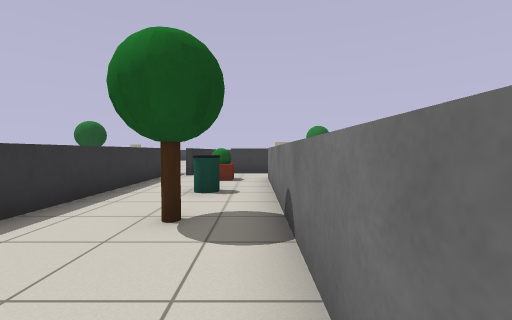
View 1 (above)

20 first-person views from a walk through a Gazebo world. The camera is 0.9 m above the floor, tilts 2° down and sees 90° across. The floor is counted in squares, 1 m on a side. Each view is taken from the middle of a square. On the plan, view 1 faces up. The plan holds only what a view shows up to about 10 squares ahead; the rest is blank.

View 2
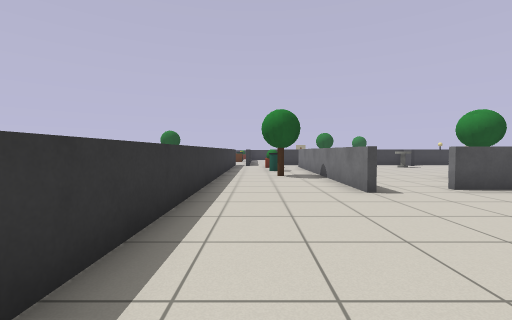

View 3
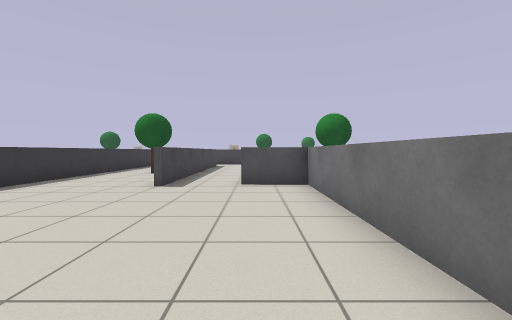

View 4
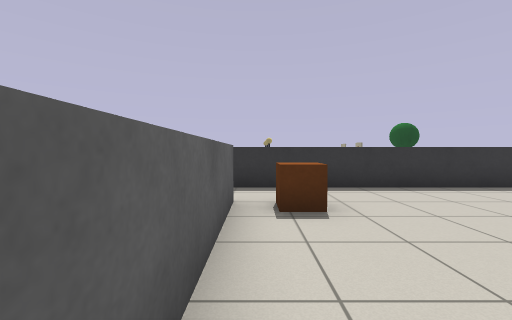

View 5
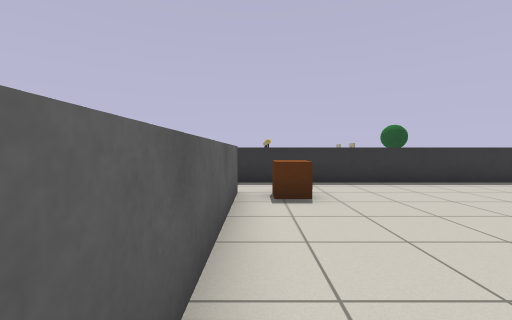

View 6
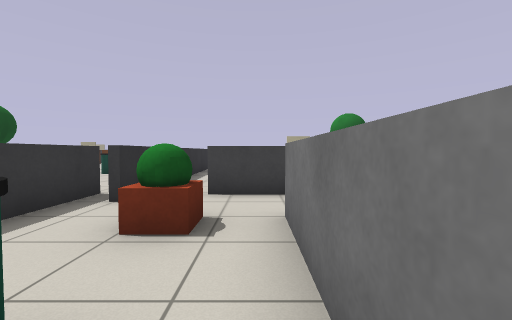

View 7
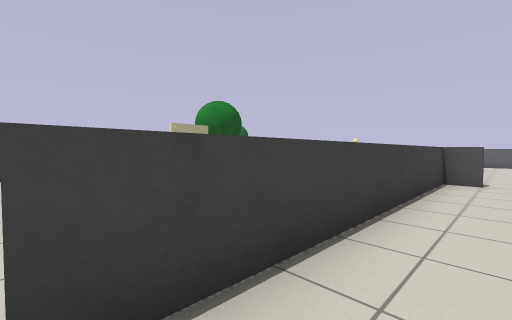

View 8
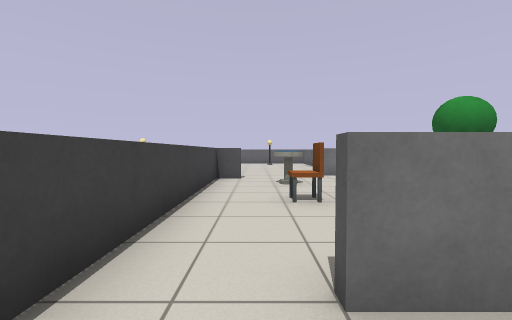

View 9
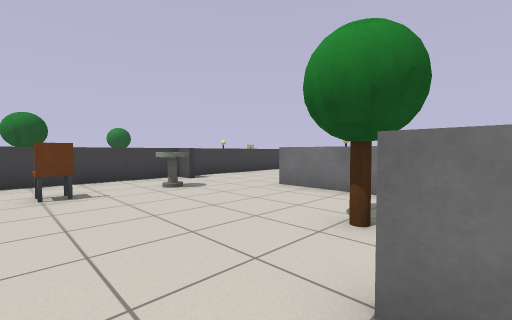

View 10
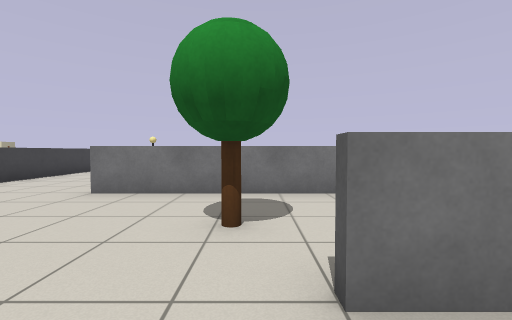

View 11
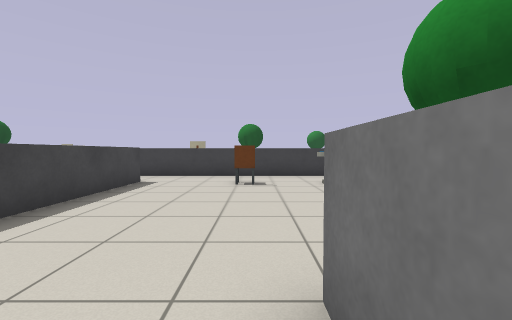

View 12
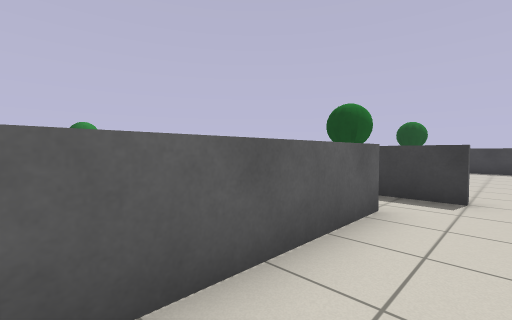

View 13
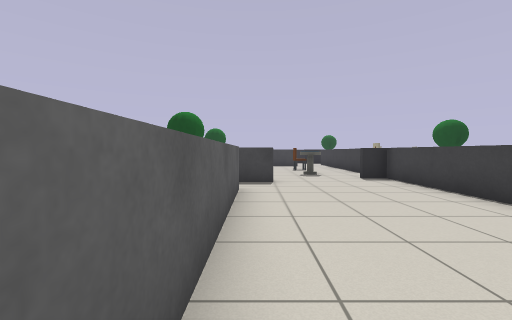

View 14
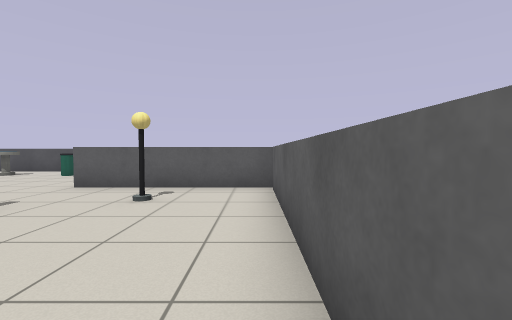

View 15
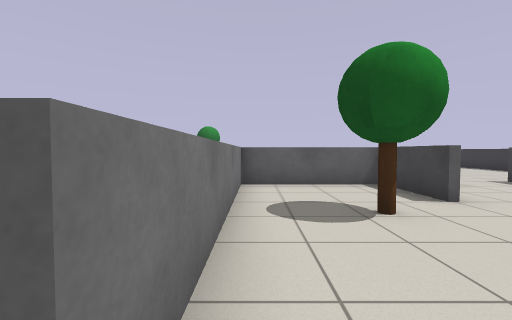

View 16
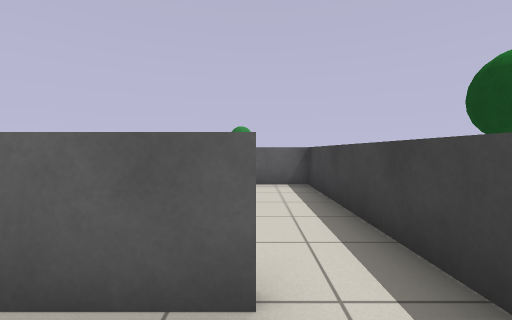

View 17
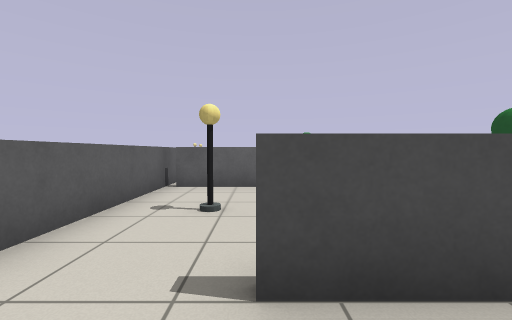

View 18
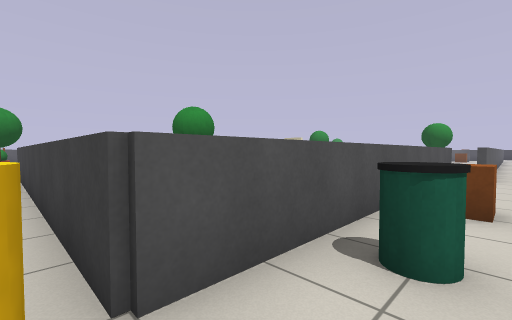

View 19
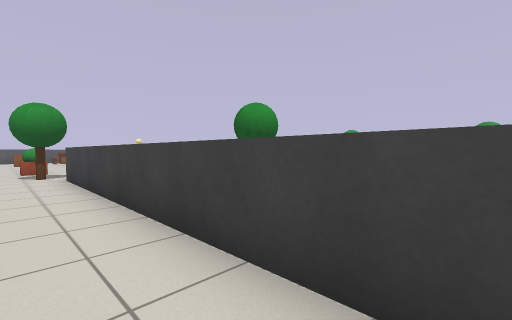

View 20
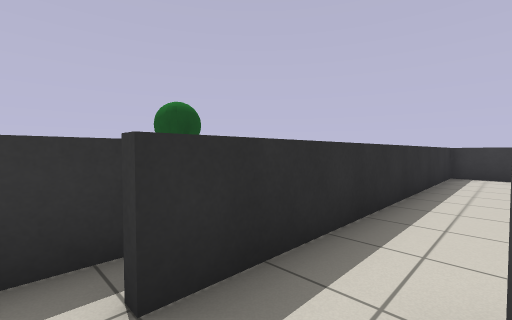

### Floor plan
Ten units are one square. View 1 is at (0, 0); x grows to the right and y downward. Boxes are objects, and circles mark ways between rooms. Rooms are numbered by the first view taken in them; rooms with no view inside come last. Other rooms are left out.
<svg viewBox="-100 -220 320 301">
<path fill="none" stroke="#000" d="M4 5 4 -85M6 -5 6 5M44 56 44 1M-15 74 36 74M15 -103 -10 -103M-33 -105 -33 76M44 1 25 1M86 -66 86 -50M99 -56 170 -56M46 -25 46 -8M44 -14 44 -25M84 0 84 -66M130 -103 15 -103M6 -85 6 -5M173 -46 173 -95M44 -1 100 -1M-26 -95 -26 -196 72 -196M173 -95 173 -105M-35 -66 -35 -104M134 -105 150 -105"/>
<rect x="-25" y="-45" width="20" height="20" fill="#bbb"><title>tree</title></rect>
<rect x="-15" y="55" width="10" height="10" fill="#bbb"><title>crate</title></rect>
<rect x="-15" y="-65" width="10" height="10" fill="#bbb"><title>bin</title></rect>
<rect x="-15" y="-85" width="10" height="10" fill="#bbb"><title>plant</title></rect>
<rect x="35" y="-85" width="10" height="10" fill="#bbb"><title>chair</title></rect>
<rect x="55" y="-45" width="20" height="20" fill="#bbb"><title>tree</title></rect>
<rect x="55" y="-85" width="10" height="10" fill="#bbb"><title>other object</title></rect>
<rect x="155" y="-85" width="10" height="10" fill="#bbb"><title>other object</title></rect>
<rect x="-95" y="-135" width="20" height="20" fill="#bbb"><title>tree</title></rect>
<rect x="-45" y="-155" width="20" height="10" fill="#bbb"><title>crate</title></rect>
<rect x="-45" y="-185" width="20" height="10" fill="#bbb"><title>bin</title></rect>
<rect x="-35" y="-205" width="10" height="10" fill="#bbb"><title>other object</title></rect>
<rect x="75" y="-215" width="20" height="20" fill="#bbb"><title>tree</title></rect>
<rect x="105" y="-205" width="10" height="10" fill="#bbb"><title>plant</title></rect>
<rect x="195" y="-135" width="20" height="10" fill="#bbb"><title>bin</title></rect>
<rect x="195" y="-155" width="20" height="10" fill="#bbb"><title>other object</title></rect>
<circle cx="10" cy="-90" r="3" fill="#2a7"/>
<circle cx="20" cy="0" r="3" fill="#2a7"/>
<circle cx="160" cy="-100" r="3" fill="#2a7"/>
<text x="0" y="10">1</text>
<text x="80" y="-60">2</text>
<text x="-40" y="-50">3</text>
</svg>
Room 1 opens to room 2. Room 2 opens to room 3.

Where each view was taken, in squares from view 1:
view 1: 0 up, 0 right, facing up
view 2: 6 down, 2 left, facing up
view 3: 7 down, 3 right, facing up
view 4: 7 down, 3 right, facing left
view 5: 7 down, 4 right, facing left
view 6: 5 up, 0 right, facing up
view 7: 9 up, 1 left, facing up-right
view 8: 9 up, 1 left, facing right
view 9: 2 up, 3 right, facing up-right
view 10: 3 up, 3 right, facing right
view 11: 1 up, 4 right, facing up
view 12: 7 up, 14 right, facing down-left
view 13: 6 up, 16 right, facing left
view 14: 6 up, 11 right, facing right
view 15: 7 up, 8 right, facing down
view 16: 7 up, 10 right, facing down
view 17: 12 up, 15 right, facing down
view 18: 20 up, 4 left, facing down-right
view 19: 21 up, 2 left, facing down-right
view 20: 9 up, 1 left, facing up-left
